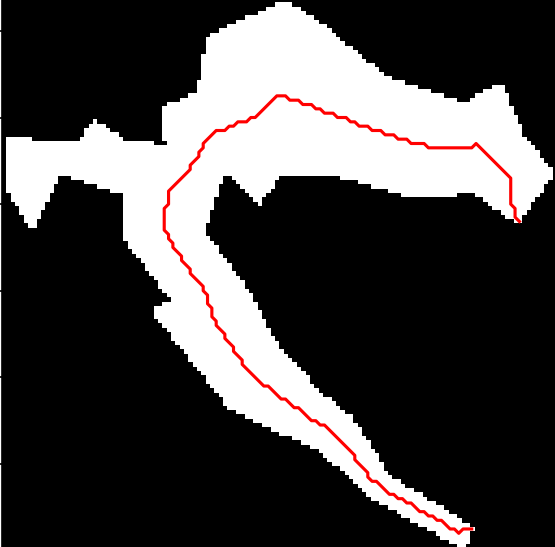
#> input picture images/croatia_0.png, 555 x 547 px
$ python compute_distance.py images/croatia_0.png 5 5
#> lines starting #> are read from the running program, lines starting #| are printed output that depends on the picture; after the words box and inside, x2 and y2 are one past the last pixel; in counts of white or black regions, pixels touching at a corner belong together
import skfmm
from skimage.io import imread
from skimage.morphology import medial_axis
from pathlib import Path
import numpy as np
import matplotlib.pyplot as plt
import sys

if __name__ == "__main__":
    # Get path and coordinates from command line argument
    if len(sys.argv) < 4:
        print("Usage: python compute_parameters.py <path_to_image> <i> <j>")
        sys.exit(1)

    # Read the image
    path_string = sys.argv[1]
    path_to_image = Path(path_string)
    original = imread(path_to_image)
#> original is the input picture: shape (547, 555, 4); mean R, G, B, A 73.1, 70.5, 70.5, 255

    # Convert to binary
    blob = original[:, :, 0] > 0
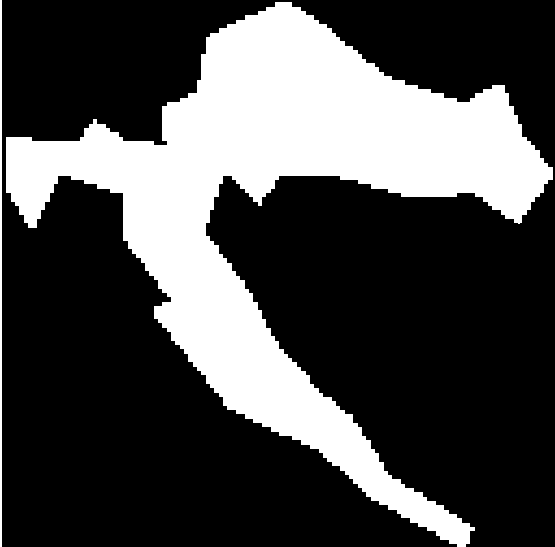
#> blob: shape (547, 555) bool; 28.8% white; 2 white regions, box (x1, y1, x2, y2) and area: (6, 2, 553, 547) 86435, (0, 0, 2, 547) 1094

    i = int(sys.argv[2])
    j = int(sys.argv[3])

    start = np.full_like(blob, 1, dtype=float)
    start[i, j] = -1

    fig = plt.figure()
    axs = fig.subplots(1, 2)

    # Display the image
    axs[0].imshow(original, cmap="gray")
    axs[0].axis("off")
    axs[0].set_title("Original")

    # Mask the start array with the blob array
    mask = np.logical_not(blob)
    phi = np.ma.masked_array(start, mask)
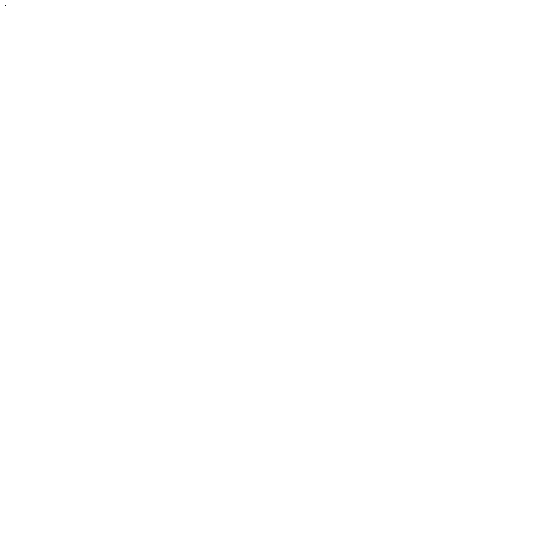
#> phi: shape (547, 555) float64; values -1 (black) and 1 (white), 100% white; black in thin lines or dots, all inside (x1, y1, x2, y2) = (5, 5, 6, 6)

    # Compute distance from (i, j) within the blob using the fast marching method
#> (the run stopped early here; a loop or call above may not have finished)

$ run again, on images/croatia_2.png
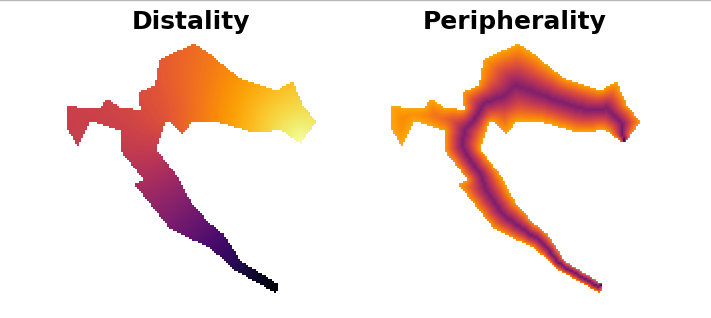
#> input picture images/croatia_2.png, 711 x 318 px
#> original is the input picture: shape (318, 711, 4); mean R, G, B, A 244.3, 227.7, 222.7, 255
#> `blob = original[:, :, 0] > 0`:
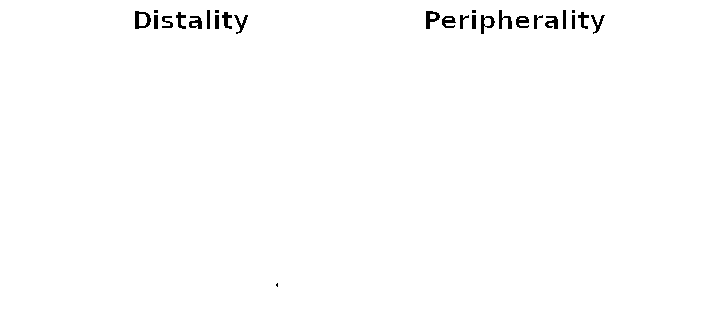
#> blob: shape (318, 711) bool; 99.2% white; 27 black regions (5 under 20 px), largest, box (x1, y1, x2, y2) and area: (135, 11, 151, 29) 150, (426, 11, 440, 29) 132, (481, 15, 495, 34) 116
#> phi: shape (318, 711) float64; values -1 (black) and 1 (white), 100% white; black in thin lines or dots, all inside (x1, y1, x2, y2) = (5, 5, 6, 6)
